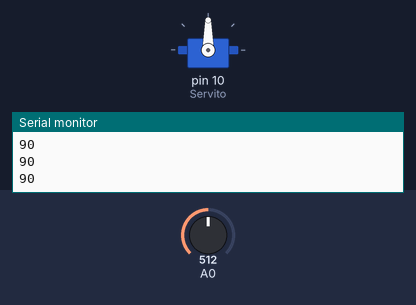
Simulated run of this sketch. Board: Arduino Uno, built with avr-gcc and run on an emulated ATmega328P. Parts: servo, the last lines printed to the serial monitor. Inputs (shaded band) come from the test bench; at power-on: A0 = 512.

Above: at 1.2 s.
1.3 s: A0 set to 716
At 2.0 s:
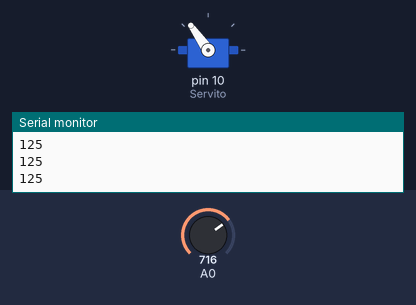
2.8 s: A0 set to 900
At 3.4 s:
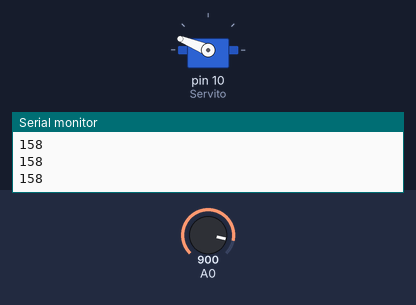
4.3 s: A0 set to 1023
At 4.8 s:
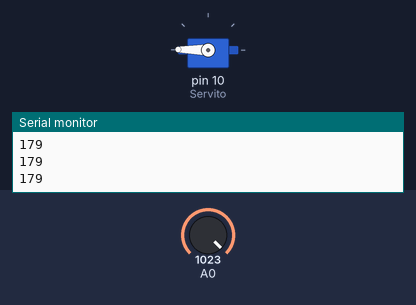
5.8 s: A0 set to 306
At 6.1 s:
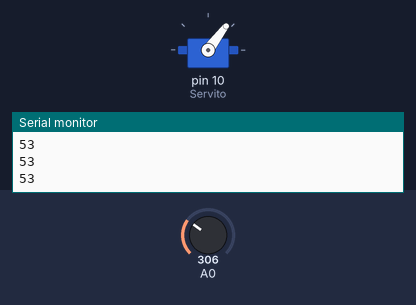
7.3 s: A0 set to 122
At 8.5 s:
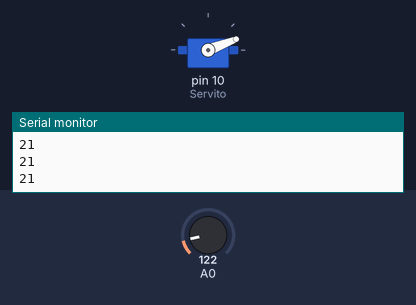
8.8 s: A0 set to 0
At 10.0 s:
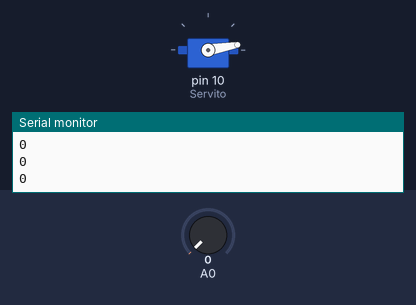
Timing chart, 0 to 11.3 s (numbered marks = the images above; inputs shaded):
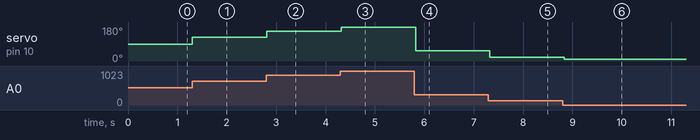

The sketch:

Servomotor_Potenciometro.ino
```cpp
#include <Servo.h>

Servo Servito;
int angulo = 0;

void setup() {
  // put your setup code here, to run once:
  Servito.attach(10);
  Serial.begin(9600);

}

void loop() {
  // put your main code here, to run repeatedly:
  angulo = map(analogRead(A0), 0, 1024, 0, 180);
  Serial.println(angulo);

  if(angulo <= 10){
    angulo = 10;
  }
  Servito.write(angulo);
  delay(100);

}
```

Measured:
- after the input at 1.3 s, servo on pin 10 (Servito): 90° → 125° at once
- after the input at 2.8 s, servo on pin 10 (Servito): 125° → 158° at once
- after the input at 4.3 s, servo on pin 10 (Servito): 158° → 179° at once
- after the input at 5.8 s, servo on pin 10 (Servito): 179° → 53° at once
- after the input at 7.3 s, servo on pin 10 (Servito): 53° → 21° at once
- after the input at 8.8 s, servo on pin 10 (Servito): 21° → 10° at once
